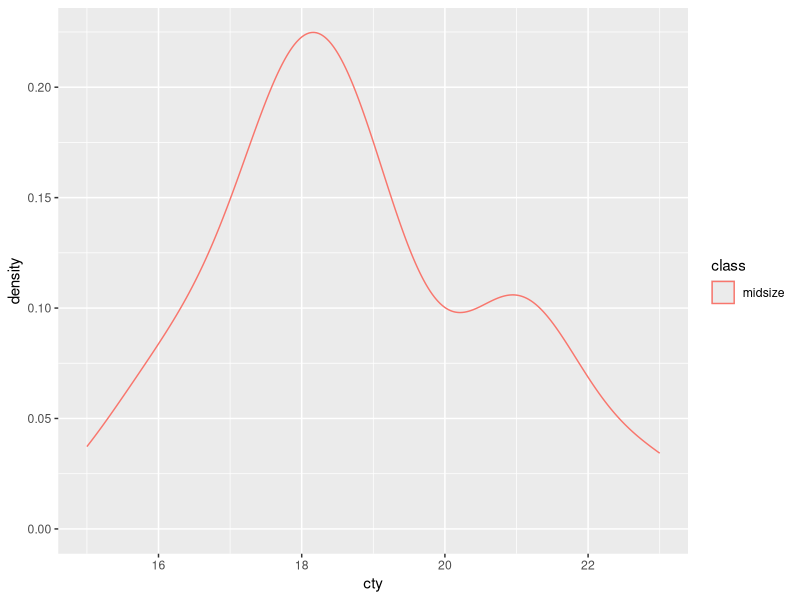
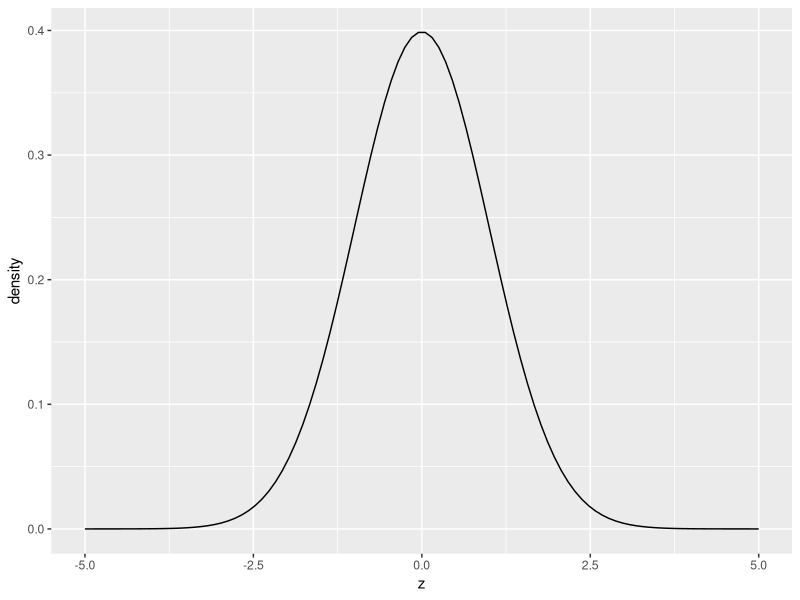
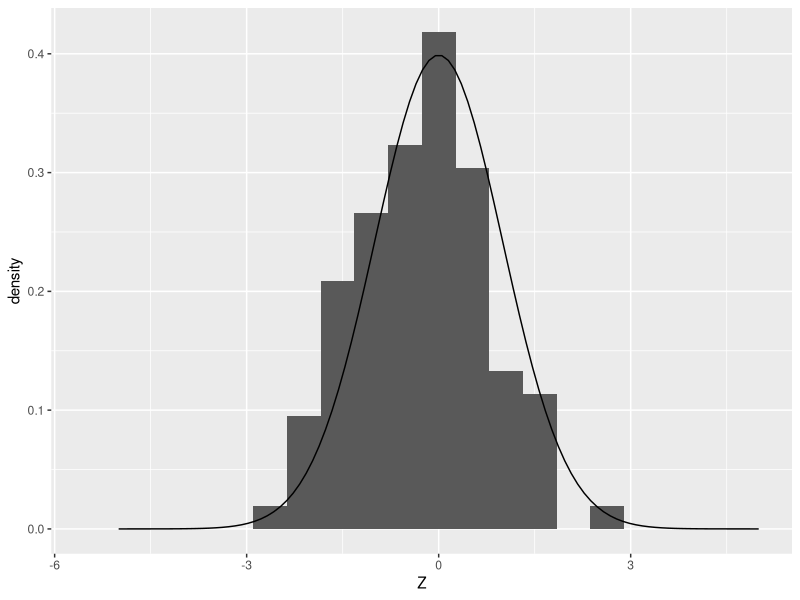
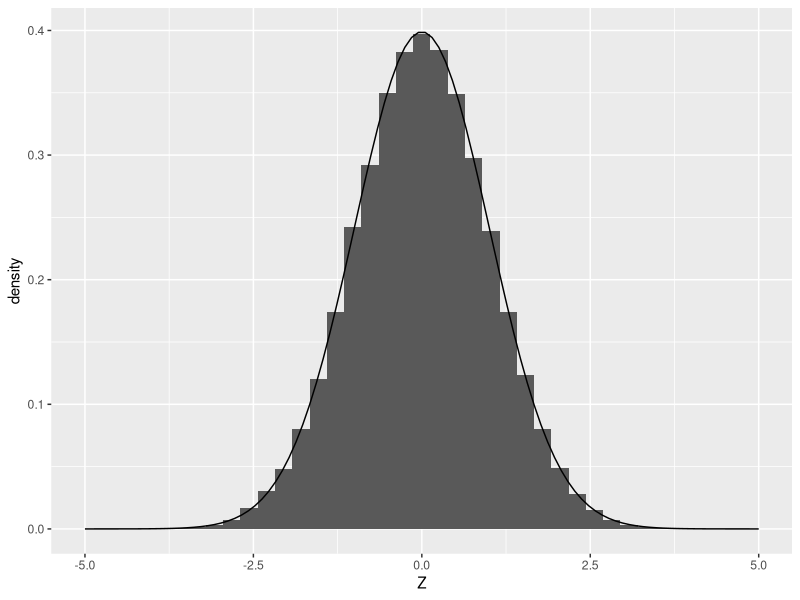
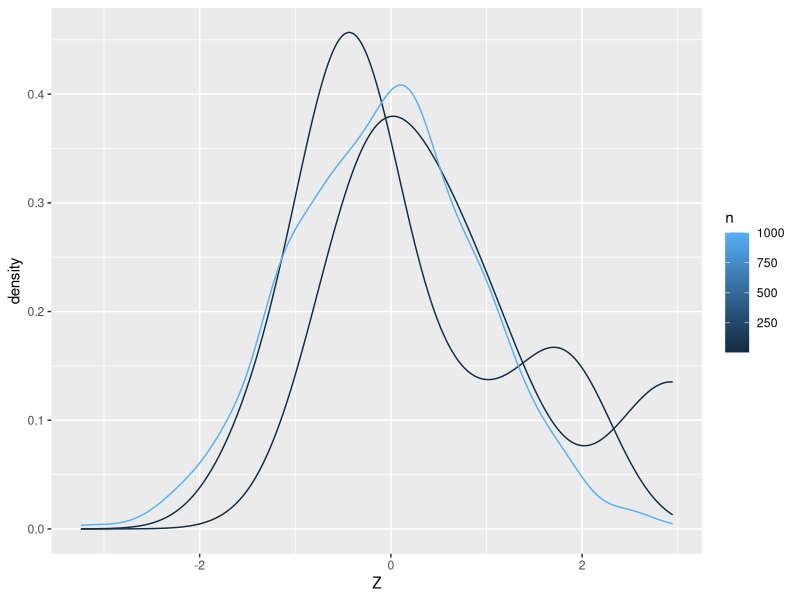
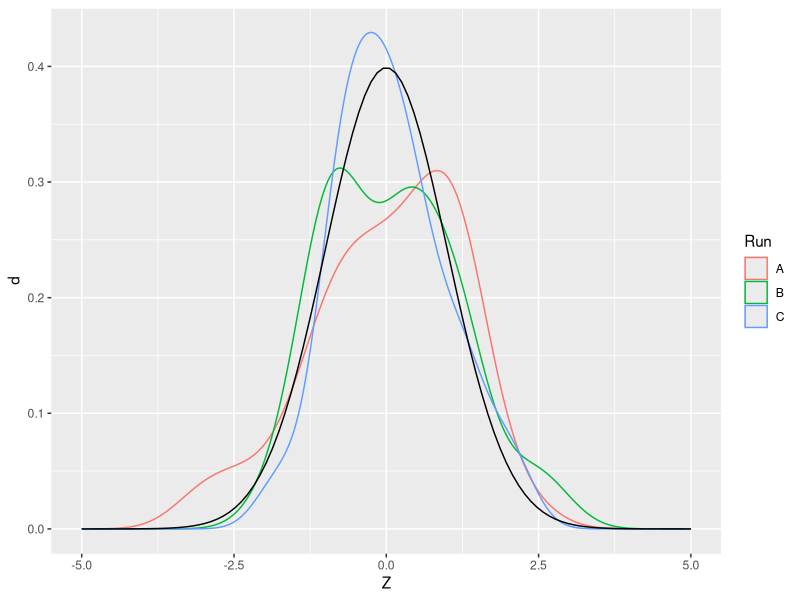

The R script that drew these images, in order:
## ---- chunk 1
library(tidyverse)
## ---- chunk 2
mpg %>%
  filter(class == "midsize") %>%
  ggplot(aes(cty, color = class)) +
  geom_density()
## ---- chunk 3
## NOTE: No need to change this!
df_norm_dist <-
  tibble(z = seq(-5, +5, length.out = 100)) %>%
  mutate(d = dnorm(z, mean = 0, sd = 1))

df_norm_dist %>%
  ggplot(aes(z, d)) +
  geom_line() +
  labs(
    y = "density"
  )
## ---- chunk 4
## TODO: Complete this code
df_q1 <-
  tibble(x = seq(-5, +5, length.out = 100)) %>%
  mutate(d = dunif(x, min = -1, max = +1))
## ---- chunk 5
## NOTE: No need to change this
assertthat::assert_that(
  all(
    df_q1 %>%
      filter(-1 <= x, x <= +1) %>%
      mutate(flag = d > 0) %>%
      pull(flag)
    )
)
assertthat::assert_that(
  all(
    df_q1 %>%
      filter((x < -1) | (+1 < x)) %>%
      mutate(flag = d == 0) %>%
      pull(flag)
    )
)
print("Nice!")
## ---- chunk 6
## NOTE: No need to change this!
df_norm_samp <- tibble(Z = rnorm(n = 100, mean = 0, sd = 1))

ggplot() +
  ## Plot a *sample*
  geom_histogram(
    data = df_norm_samp,
    mapping = aes(Z, after_stat(density)),
    bins = 20
  ) +
  ## Plot a *distribution*
  geom_line(
    data = df_norm_dist,
    mapping = aes(z, d)
  )
## ---- chunk 7
## NOTE: No need to change this!
ggplot() +
  ## Plot a *sample*
  geom_histogram(
    data = tibble(Z = rnorm(n = 1e5, mean = 0, sd = 1)),
    mapping = aes(Z, after_stat(density)),
    bins = 40
  ) +
  ## Plot a *distribution*
  geom_line(
    data = df_norm_dist,
    mapping = aes(z, d)
  )
## ---- chunk 8
## NOTE: Use the data generated here
df_q2 <- map_dfr(
  c(5, 10, 1e3),
  function(nsamp) {
    tibble(Z = rnorm(n = nsamp), n = nsamp)
  }
)
df_q2 %>%
  ggplot(aes(Z, group = n, color = n))+
  geom_density()
  
  
## ---- chunk 9
## NOTE: No need to change; run this multiple times!
rnorm(5)
## ---- chunk 10
## NOTE: No need to change this!
df_samp_multi <-
  tibble(Z = rnorm(n = 50, mean = 0, sd = 1), Run = "A") %>%
  bind_rows(
    tibble(Z = rnorm(n = 50, mean = 0, sd = 1), Run = "B")
  ) %>%
  bind_rows(
    tibble(Z = rnorm(n = 50, mean = 0, sd = 1), Run = "C")
  )

ggplot() +
  ## Plot *fitted distributions*
  geom_density(
    data = df_samp_multi,
    mapping = aes(Z, color = Run, group = Run)
  ) +
  ## Plot a *distribution*
  geom_line(
    data = df_norm_dist,
    mapping = aes(z, d)
  )
## ---- chunk 11
## NOTE: No need to change; run this multiple times!
set.seed(101)
rnorm(5)
